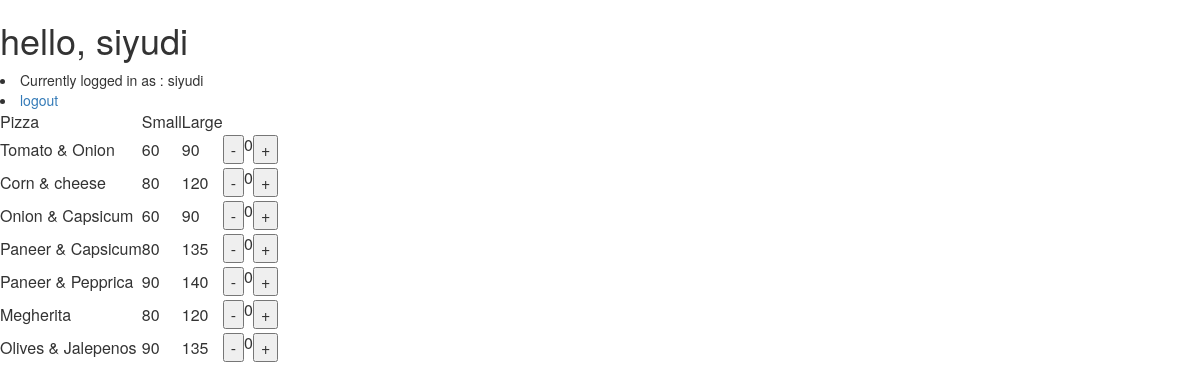
The app's page / (signed in) with its own data.
### food/models.py (models this page shows, shortened)
class menu(models.Model):
    primaryKey = models.IntegerField(default=0,primary_key=True)
    pizza = models.CharField(max_length=64,default=0)
    large = models.CharField(max_length=45,default=0)
    small = models.CharField(max_length=45,default=0)

### food/views.py (the view)
# urls.py: path("",views.index,name="index"),
def index(request):
    print(type(menu))
    print(type(toppings))
    if not request.user.is_authenticated:
        return render(request,"login.html",{"message":None})
    json_serializer = serializers.get_serializer("json")()
    context = {
        "user":request.user,
        "menu":menu.objects.all(),
        "toppings":toppings.objects.all()
    }
    return render(request,"user.html",context)

### food/templates/user.html (shortened to what this page needs)
<html>
    <head>
        {% load static %}
        <link rel="stylesheet" href="https://maxcdn.bootstrapcdn.com/bootstrap/3.4.1/css/bootstrap.min.css">
    </head>
    <body>
<div>
        <h1>
            hello, {{ user.username }}
        </h1>
        <li>
            Currently logged in as : {{ user.username }}
        </li>
        <li>
            <a href="{% url 'logout' %}"> logout</a>
        </li>
        <table>
            <tr>
                <td>Pizza</td>
                <td>Small</td>
                <td>Large</td>
            </tr>
            {% for menu in menu %}
            <tr>
                <td class="pizza" id="{{ menu.primaryKey }}">{{ menu.pizza }}</td>
                <td>{{ menu.small }}</td>
                <td>{{ menu.large }}</td>
                <td><button onclick="minus('{{ forloop.counter }}','{{ menu.primaryKey }}')">-</button> </td>
                <td><p id="count{{ forloop.counter }}" data-counter="0">0</p></td>
                <td><button  onclick="plus('{{ forloop.counter }}','{{ menu.primaryKey }}')" class=".btn"  >+</button> </td>
            </tr>
            {% endfor %}
        </table>
    </body>
</html>

### records on screen
menu: pizza "Tomato & Onion", small "60", large "90"
menu: pizza "Corn & cheese", small "80", large "120"
menu: pizza "Onion & Capsicum", small "60", large "90"
menu: pizza "Paneer & Capsicum", small "80", large "135"
menu: pizza "Paneer & Pepprica", small "90", large "140"
menu: pizza "Megherita", small "80", large "120"
menu: pizza "Olives & Jalepenos", small "90", large "135"

### other values on screen
{{ user.username }} "siyudi"
